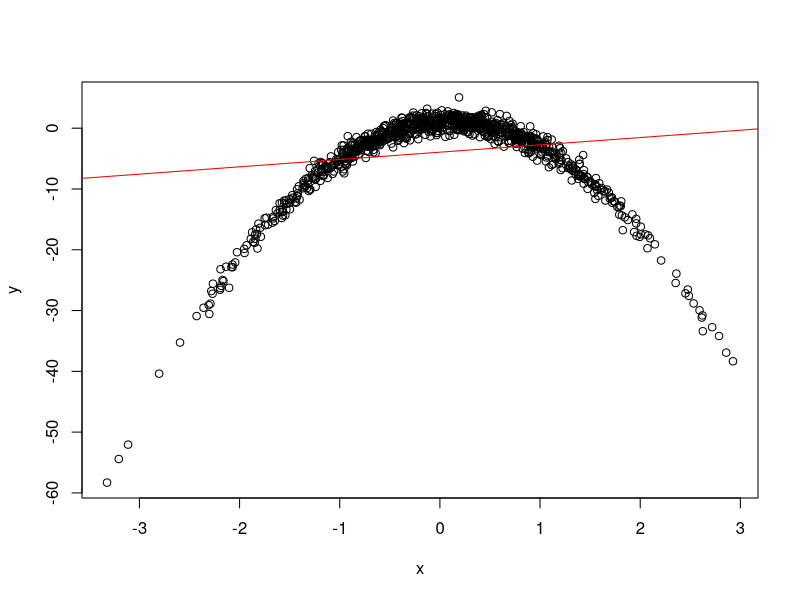

This chart was generated by the following R code: (Note: this script raises an error after producing the figure.)
# Simulation for quadratic model
set.seed(111)
N = 1000
x = rnorm(N,0,1)
e = rnorm(N,0,1)
beta0 = 1
beta1 = 1
beta2 = -5
y = beta0 + beta1*x + beta2*x^2 + e
plot(x,y)
abline(lm(y~x),col="red")
summary(lm(y~x))

x2 = x^2

summary(lm(y~x+x2))

attach(wage1)

summary(lm(lwage~educ+exper+I(exper^2)))

# Simulation for model with interaction term

set.seed(111)
N = 1000
x1 = rnorm(N,0,1)
x2 = rnorm(N,0,1) + x1
e = rnorm(N,0,1)
beta0 = 1
beta1 = 2
beta2 = 3
y = beta0 + beta1*x1 + beta2*x1*x2 + e
plot(x1,y)
summary(lm(y~x1))

attach(vote1)

summary(lm(voteA~expendA+expendB+prtystrA+I(prtystrA*expendA)))

pe = prtystrA*expendA

summary(lm(voteA~expendA+expendB+prtystrA+pe))

# Practice question 1

attach(hprice2)

# Consider the model, log(price)=\beta_0+\beta_1 log(nox)+\beta_2 log(dist)+\beta_3 rooms+\beta_4 rooms^2+\beta_5 stratio + u 

summary(lm(lprice~lnox+I(log(dist))+rooms+I(rooms^2)+stratio))

# Q1 what is the turning point of the effect of number of rooms on log(price)

# Q2 Does this turning point makes sense? Why do we get this estimation result?

sum(rooms<4.38)

# Practice question 2

attach(attend)

# Consider the model, stndfnl = \beta_0 + \beta_1 atndrte + \beta_2 priGPA + \beta_3 ACT + \beta_4 priGPA^2 + \beta_5 ACT^2 + \beta_6 priGPA*atndrte + u

summary(a<-lm(stndfnl~atndrte+priGPA+ACT+I(priGPA^2)+I(ACT^2)+I(priGPA*atndrte)))

pa = priGPA*atndrte

summary(a<-lm(stndfnl~atndrte+priGPA+ACT+I(priGPA^2)+I(ACT^2)+pa))


# Q1 What is the estimated marginal effect of atndrte on stndfnl?

# Q2 Does atndrte have significant effect on stndfnl?

linearHypothesis(a,c("atndrte=0","pa=0"))

# Q3 How can we summarize the marginal effect of atndrte on stndfnl?

# Simulation studies: residual analysis (residual against included x)
set.seed(100)
x = rnorm(500,0,1)
beta0 = 1
beta1 = 2
beta2 = 3
y = beta0 + beta1*x + beta2*x^2 + rnorm(500,0,1)
a <- lm(y~x+I(x^2))
summary(a)
plot(x,y)
abline(lm(y~x))
plot(x,a$residuals)
cor(x,a$residuals)

# Simulation studies: residual analysis (residual against not included x)
set.seed(100)
x1 = rnorm(500,0,1)
x2 = rnorm(500,0,1)
beta0 = 1
beta1 = 2
beta2 = 3
y = beta0 + beta1*x1 + beta2*x2 + rnorm(500,0,1)
a <- lm(y~x1+x2)
summary(a)
plot(x2,a$residuals)

# Simulation studies: residual analysis (residual against fitted values)
set.seed(100)
x1 = rnorm(500,0,1)
beta0 = 1
beta1 = 2
y = matrix(500,0,1)
for(i in 1:500){
  y[i] = beta0 + beta1*x1[i] + rnorm(1,0,1)
}
a <- lm(y~x1)
summary(a)
plot(a$fitted.values,a$residuals)
